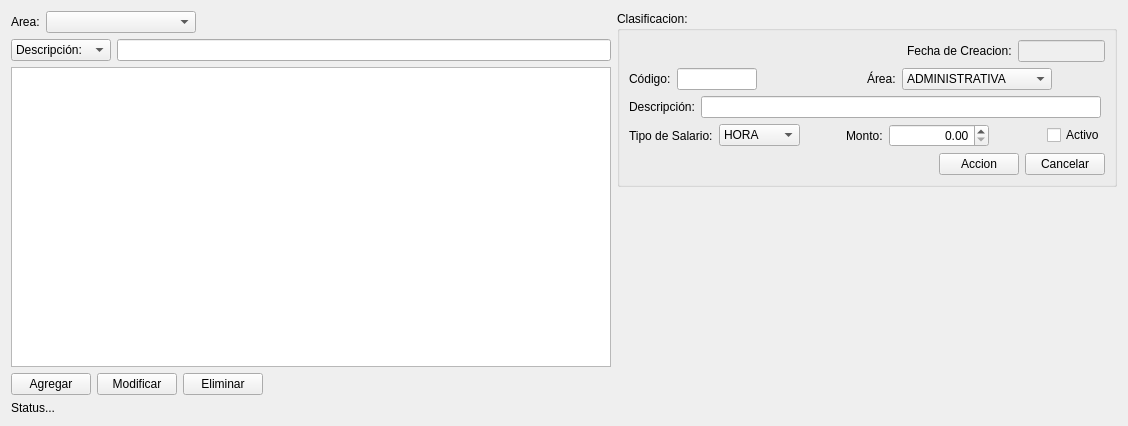
<?xml version="1.0" encoding="UTF-8"?>
<ui version="4.0">
 <class>AreaWidget</class>
 <widget class="QWidget" name="AreaWidget">
  <property name="geometry">
   <rect>
    <x>0</x>
    <y>0</y>
    <width>1128</width>
    <height>426</height>
   </rect>
  </property>
  <property name="windowTitle">
   <string>Form</string>
  </property>
  <layout class="QGridLayout" name="gridLayout_2">
   <item row="0" column="0">
    <layout class="QVBoxLayout" name="verticalLayout">
     <item>
      <layout class="QHBoxLayout" name="horizontalLayout">
       <item>
        <widget class="QLabel" name="label">
         <property name="text">
          <string>Area:</string>
         </property>
        </widget>
       </item>
       <item>
        <widget class="QComboBox" name="areaBusqComboBox">
         <property name="minimumSize">
          <size>
           <width>150</width>
           <height>0</height>
          </size>
         </property>
        </widget>
       </item>
       <item>
        <spacer name="horizontalSpacer_8">
         <property name="orientation">
          <enum>Qt::Horizontal</enum>
         </property>
         <property name="sizeHint" stdset="0">
          <size>
           <width>40</width>
           <height>20</height>
          </size>
         </property>
        </spacer>
       </item>
      </layout>
     </item>
     <item>
      <layout class="QHBoxLayout" name="horizontalLayout_2">
       <item>
        <widget class="QComboBox" name="campoBusqComboBox">
         <property name="minimumSize">
          <size>
           <width>100</width>
           <height>0</height>
          </size>
         </property>
         <item>
          <property name="text">
           <string>Descripción:</string>
          </property>
         </item>
         <item>
          <property name="text">
           <string>código:</string>
          </property>
         </item>
        </widget>
       </item>
       <item>
        <widget class="QLineEdit" name="busquedaLineEdit"/>
       </item>
      </layout>
     </item>
     <item>
      <widget class="QTableView" name="clasificacionTableView">
       <property name="minimumSize">
        <size>
         <width>600</width>
         <height>300</height>
        </size>
       </property>
       <property name="editTriggers">
        <set>QAbstractItemView::NoEditTriggers</set>
       </property>
       <property name="selectionMode">
        <enum>QAbstractItemView::SingleSelection</enum>
       </property>
       <property name="selectionBehavior">
        <enum>QAbstractItemView::SelectRows</enum>
       </property>
      </widget>
     </item>
     <item>
      <layout class="QHBoxLayout" name="horizontalLayout_11">
       <item>
        <widget class="QPushButton" name="agregarPushButton">
         <property name="text">
          <string>Agregar</string>
         </property>
        </widget>
       </item>
       <item>
        <widget class="QPushButton" name="modificarPushButton">
         <property name="text">
          <string>Modificar</string>
         </property>
        </widget>
       </item>
       <item>
        <widget class="QPushButton" name="eliminarPushButton">
         <property name="text">
          <string>Eliminar</string>
         </property>
        </widget>
       </item>
       <item>
        <spacer name="horizontalSpacer_9">
         <property name="orientation">
          <enum>Qt::Horizontal</enum>
         </property>
         <property name="sizeHint" stdset="0">
          <size>
           <width>40</width>
           <height>20</height>
          </size>
         </property>
        </spacer>
       </item>
      </layout>
     </item>
    </layout>
   </item>
   <item row="0" column="1">
    <layout class="QVBoxLayout" name="verticalLayout_2">
     <item>
      <widget class="QGroupBox" name="groupBox">
       <property name="minimumSize">
        <size>
         <width>500</width>
         <height>0</height>
        </size>
       </property>
       <property name="title">
        <string>Clasificacion: </string>
       </property>
       <layout class="QGridLayout" name="gridLayout">
        <item row="0" column="0" colspan="3">
         <layout class="QHBoxLayout" name="horizontalLayout_5">
          <item>
           <spacer name="horizontalSpacer">
            <property name="orientation">
             <enum>Qt::Horizontal</enum>
            </property>
            <property name="sizeHint" stdset="0">
             <size>
              <width>300</width>
              <height>20</height>
             </size>
            </property>
           </spacer>
          </item>
          <item>
           <widget class="QLabel" name="label_4">
            <property name="text">
             <string>Fecha de Creacion:</string>
            </property>
           </widget>
          </item>
          <item>
           <widget class="QLineEdit" name="fechaLineEdit">
            <property name="enabled">
             <bool>false</bool>
            </property>
           </widget>
          </item>
         </layout>
        </item>
        <item row="1" column="0">
         <layout class="QHBoxLayout" name="horizontalLayout_3">
          <item>
           <widget class="QLabel" name="label_2">
            <property name="text">
             <string>Código:</string>
            </property>
           </widget>
          </item>
          <item>
           <widget class="QLineEdit" name="codigoLineEdit">
            <property name="maximumSize">
             <size>
              <width>80</width>
              <height>16777215</height>
             </size>
            </property>
            <property name="text">
             <string/>
            </property>
            <property name="alignment">
             <set>Qt::AlignCenter</set>
            </property>
           </widget>
          </item>
          <item>
           <spacer name="horizontalSpacer_2">
            <property name="orientation">
             <enum>Qt::Horizontal</enum>
            </property>
            <property name="sizeHint" stdset="0">
             <size>
              <width>40</width>
              <height>20</height>
             </size>
            </property>
           </spacer>
          </item>
         </layout>
        </item>
        <item row="2" column="0" colspan="2">
         <layout class="QHBoxLayout" name="horizontalLayout_4">
          <item>
           <widget class="QLabel" name="label_3">
            <property name="text">
             <string>Descripción:</string>
            </property>
           </widget>
          </item>
          <item>
           <widget class="QLineEdit" name="DescripcionLineEdit">
            <property name="minimumSize">
             <size>
              <width>400</width>
              <height>0</height>
             </size>
            </property>
           </widget>
          </item>
          <item>
           <spacer name="horizontalSpacer_3">
            <property name="orientation">
             <enum>Qt::Horizontal</enum>
            </property>
            <property name="sizeHint" stdset="0">
             <size>
              <width>40</width>
              <height>20</height>
             </size>
            </property>
           </spacer>
          </item>
         </layout>
        </item>
        <item row="3" column="0" colspan="3">
         <layout class="QHBoxLayout" name="horizontalLayout_9">
          <item>
           <layout class="QHBoxLayout" name="horizontalLayout_7">
            <item>
             <widget class="QLabel" name="label_6">
              <property name="text">
               <string>Tipo de Salario:</string>
              </property>
             </widget>
            </item>
            <item>
             <widget class="QComboBox" name="TipoSalarComboBox">
              <item>
               <property name="text">
                <string>HORA</string>
               </property>
              </item>
              <item>
               <property name="text">
                <string>DIA</string>
               </property>
              </item>
              <item>
               <property name="text">
                <string>SEMANA</string>
               </property>
              </item>
              <item>
               <property name="text">
                <string>MES</string>
               </property>
              </item>
             </widget>
            </item>
            <item>
             <spacer name="horizontalSpacer_5">
              <property name="orientation">
               <enum>Qt::Horizontal</enum>
              </property>
              <property name="sizeHint" stdset="0">
               <size>
                <width>40</width>
                <height>20</height>
               </size>
              </property>
             </spacer>
            </item>
           </layout>
          </item>
          <item>
           <layout class="QHBoxLayout" name="horizontalLayout_8">
            <item>
             <widget class="QLabel" name="label_7">
              <property name="text">
               <string>Monto:</string>
              </property>
             </widget>
            </item>
            <item>
             <widget class="QDoubleSpinBox" name="valorDoubleSpinBox">
              <property name="minimumSize">
               <size>
                <width>100</width>
                <height>0</height>
               </size>
              </property>
              <property name="alignment">
               <set>Qt::AlignRight|Qt::AlignTrailing|Qt::AlignVCenter</set>
              </property>
             </widget>
            </item>
            <item>
             <spacer name="horizontalSpacer_6">
              <property name="orientation">
               <enum>Qt::Horizontal</enum>
              </property>
              <property name="sizeHint" stdset="0">
               <size>
                <width>40</width>
                <height>20</height>
               </size>
              </property>
             </spacer>
            </item>
           </layout>
          </item>
          <item>
           <widget class="QCheckBox" name="ActivoCheckBox">
            <property name="text">
             <string>Activo</string>
            </property>
           </widget>
          </item>
         </layout>
        </item>
        <item row="4" column="1" colspan="2">
         <layout class="QHBoxLayout" name="horizontalLayout_10">
          <item>
           <spacer name="horizontalSpacer_7">
            <property name="orientation">
             <enum>Qt::Horizontal</enum>
            </property>
            <property name="sizeHint" stdset="0">
             <size>
              <width>40</width>
              <height>20</height>
             </size>
            </property>
           </spacer>
          </item>
          <item>
           <widget class="QPushButton" name="accionPushButton">
            <property name="text">
             <string>Accion</string>
            </property>
           </widget>
          </item>
          <item>
           <widget class="QPushButton" name="cancelarPushButton">
            <property name="text">
             <string>Cancelar</string>
            </property>
           </widget>
          </item>
         </layout>
        </item>
        <item row="1" column="1">
         <layout class="QHBoxLayout" name="horizontalLayout_6">
          <item>
           <widget class="QLabel" name="label_5">
            <property name="text">
             <string>Área:</string>
            </property>
           </widget>
          </item>
          <item>
           <widget class="QComboBox" name="areaComboBox">
            <property name="minimumSize">
             <size>
              <width>150</width>
              <height>0</height>
             </size>
            </property>
            <item>
             <property name="text">
              <string>ADMINISTRATIVA</string>
             </property>
            </item>
           </widget>
          </item>
          <item>
           <spacer name="horizontalSpacer_4">
            <property name="orientation">
             <enum>Qt::Horizontal</enum>
            </property>
            <property name="sizeHint" stdset="0">
             <size>
              <width>40</width>
              <height>20</height>
             </size>
            </property>
           </spacer>
          </item>
         </layout>
        </item>
       </layout>
      </widget>
     </item>
     <item>
      <spacer name="verticalSpacer">
       <property name="orientation">
        <enum>Qt::Vertical</enum>
       </property>
       <property name="sizeHint" stdset="0">
        <size>
         <width>20</width>
         <height>40</height>
        </size>
       </property>
      </spacer>
     </item>
    </layout>
   </item>
   <item row="1" column="0" colspan="2">
    <widget class="QLabel" name="statusLabel">
     <property name="text">
      <string>Status...</string>
     </property>
    </widget>
   </item>
  </layout>
 </widget>
 <resources/>
 <connections/>
</ui>
